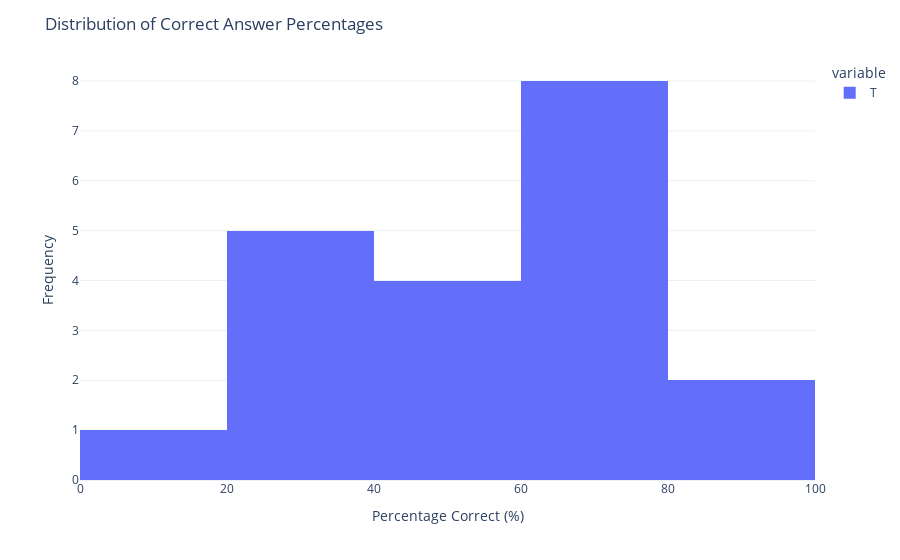

Notebook source saved alongside this figure:
### Code cell
d = []
for col in cols_gabarito:
    counts = df[col].value_counts().to_dict()
    d.append(counts)

d2 = pd.DataFrame(d, index=cols_gabarito).fillna(0).astype(int) / len(df) * 100
d2.columns = ["T", "F"]

fig_correct = d2["T"].hist()
fig_correct.update_layout(title="Distribution of Correct Answer Percentages", xaxis_title="Percentage Correct (%)", yaxis_title="Frequency")
fig_correct.show()

# Save the figure
fig_correct.write_html(images_path / "02_diff_correct_answers_distribution.html")
fig_correct.write_image(images_path / "02_diff_correct_answers_distribution.png", width=800, height=500, scale=3)
print(f"Saved: 02_diff_correct_answers_distribution.html and .png")

### Figure 1 — Plotly figure (JSON) as saved in the notebook; plotly's stock layout.template omitted (floating-point values rounded to 4 significant figures)
{"data": [{"bingroup": "x", "hovertemplate": "variable=T<br>value=%{x}<br>count=%{y}<extra></extra>", "legendgroup": "T", "marker": {"color": "#636efa", "pattern": {"shape": ""}}, "name": "T", "orientation": "v", "showlegend": true, "type": "histogram", "x": [52.38, 40.14, 69.39, 75.51, 31.97, 17.69, 33.33, 63.27, 68.71, 89.12, 59.18, 46.26, 70.75, 72.79, 35.37, 23.81, 23.81, 65.99, 68.03, 91.16], "xaxis": "x", "yaxis": "y"}], "layout": {"barmode": "relative", "legend": {"title": {"text": "variable"}, "tracegroupgap": 0}, "margin": {"t": 60}, "title": {"text": "Distribution of Correct Answer Percentages"}, "xaxis": {"anchor": "y", "domain": [0, 1], "title": {"text": "Percentage Correct (%)"}}, "yaxis": {"anchor": "x", "domain": [0, 1], "title": {"text": "Frequency"}}}}
